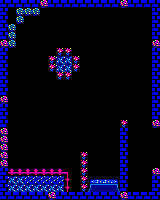

The image is a tile-based game level rendered from a .tmx file. Its description and complete source (layers, tilesets, objects, tile grids) follow:
An orthogonal 20x25 tile map with 8x8 px tiles, 1 tile layer (Capa de Patrones 1).

<map version="1.2" tiledversion="1.2.4" orientation="orthogonal" renderorder="right-down" width="20" height="25" tilewidth="8" tileheight="8" infinite="0" nextlayerid="2" nextobjectid="1">
 <tileset firstgid="1" source="sp.tsx" />
 <layer id="1" name="Capa de Patrones 1" width="20" height="25">
  <data encoding="csv">
17,17,17,17,17,38,17,17,17,17,17,17,17,17,17,38,17,17,17,17,
17,1,36,36,36,1,1,1,1,1,1,1,1,1,1,1,1,1,1,17,
17,1,36,1,1,1,1,1,1,1,1,1,1,1,1,1,1,1,1,17,
17,36,1,1,1,1,1,1,1,1,1,1,1,1,1,1,1,1,1,17,
17,36,1,1,1,1,1,1,1,1,1,1,1,1,1,1,1,1,1,17,
38,36,1,1,1,1,1,1,1,1,1,1,1,1,1,1,1,1,1,38,
17,1,1,1,1,1,1,9,9,1,1,1,1,1,1,1,1,1,1,17,
17,1,1,1,1,1,9,58,58,9,1,1,1,1,1,1,1,1,1,17,
17,1,1,1,1,1,9,58,58,9,1,1,1,1,1,1,1,1,1,17,
17,1,1,1,1,1,1,9,9,1,1,1,1,1,1,1,1,1,1,17,
17,1,1,1,1,1,1,1,1,1,1,1,1,1,1,1,1,1,1,17,
17,1,1,1,1,1,1,1,1,1,1,1,1,1,1,1,1,1,1,17,
38,1,1,1,1,1,1,1,1,1,1,1,1,1,1,1,1,1,1,17,
17,1,1,1,1,1,1,1,1,1,1,1,1,1,1,1,1,1,1,17,
17,1,1,1,1,1,1,1,1,1,1,1,1,1,1,1,1,1,1,17,
17,1,1,1,1,1,1,1,1,1,1,1,1,1,1,9,1,1,1,38,
38,1,1,1,1,1,1,1,1,1,1,1,1,1,1,17,1,1,1,1,
38,1,1,1,1,1,1,1,1,1,1,1,1,1,1,17,1,1,1,1,
38,1,1,1,1,1,1,1,1,1,1,1,1,1,1,17,1,1,1,1,
38,1,1,1,1,1,1,1,1,1,9,1,1,1,1,17,1,1,1,1,
38,1,1,1,1,1,1,1,1,1,9,1,1,1,1,17,1,1,1,1,
17,4,4,4,4,4,4,4,5,1,9,1,1,1,1,17,1,1,1,38,
17,58,58,28,28,28,28,28,8,1,9,45,44,44,46,17,1,1,1,17,
17,58,58,58,58,58,58,58,8,1,9,41,43,43,42,17,1,1,1,17,
17,17,17,17,17,17,38,17,17,17,17,17,17,17,17,38,17,17,17,17
</data>
 </layer>
</map>
